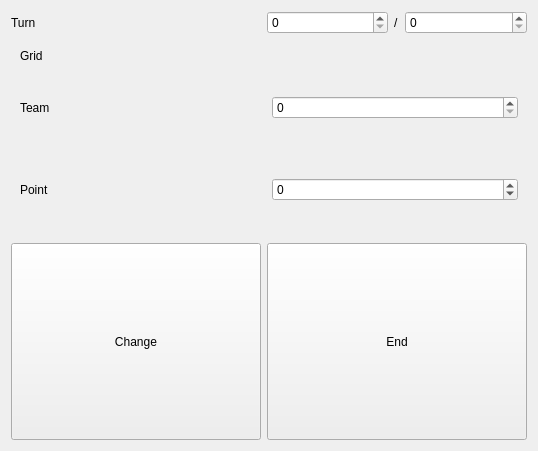
<?xml version="1.0" encoding="UTF-8"?>
<ui version="4.0">
 <class>Operator</class>
 <widget class="QWidget" name="Operator">
  <property name="geometry">
   <rect>
    <x>0</x>
    <y>0</y>
    <width>538</width>
    <height>451</height>
   </rect>
  </property>
  <property name="windowTitle">
   <string>Form</string>
  </property>
  <layout class="QGridLayout" name="gridLayout">
   <item row="2" column="2" colspan="3">
    <widget class="QPushButton" name="endButton">
     <property name="sizePolicy">
      <sizepolicy hsizetype="Preferred" vsizetype="Expanding">
       <horstretch>1</horstretch>
       <verstretch>0</verstretch>
      </sizepolicy>
     </property>
     <property name="text">
      <string>End</string>
     </property>
    </widget>
   </item>
   <item row="0" column="3">
    <widget class="QLabel" name="label_2">
     <property name="sizePolicy">
      <sizepolicy hsizetype="Fixed" vsizetype="Preferred">
       <horstretch>0</horstretch>
       <verstretch>0</verstretch>
      </sizepolicy>
     </property>
     <property name="text">
      <string>/</string>
     </property>
    </widget>
   </item>
   <item row="0" column="4">
    <widget class="QSpinBox" name="maxTurnBox">
     <property name="sizePolicy">
      <sizepolicy hsizetype="Preferred" vsizetype="Fixed">
       <horstretch>0</horstretch>
       <verstretch>0</verstretch>
      </sizepolicy>
     </property>
     <property name="maximum">
      <number>150</number>
     </property>
    </widget>
   </item>
   <item row="0" column="2">
    <widget class="QSpinBox" name="nowTurnBox">
     <property name="sizePolicy">
      <sizepolicy hsizetype="Preferred" vsizetype="Fixed">
       <horstretch>0</horstretch>
       <verstretch>0</verstretch>
      </sizepolicy>
     </property>
     <property name="maximum">
      <number>150</number>
     </property>
    </widget>
   </item>
   <item row="1" column="0" colspan="5">
    <widget class="QStackedWidget" name="stackedWidget">
     <property name="sizePolicy">
      <sizepolicy hsizetype="Preferred" vsizetype="Preferred">
       <horstretch>0</horstretch>
       <verstretch>0</verstretch>
      </sizepolicy>
     </property>
     <widget class="QWidget" name="grid">
      <property name="layoutDirection">
       <enum>Qt::LeftToRight</enum>
      </property>
      <layout class="QGridLayout" name="gridLayout_2">
       <item row="2" column="0">
        <widget class="QLabel" name="teamLabel">
         <property name="sizePolicy">
          <sizepolicy hsizetype="Preferred" vsizetype="MinimumExpanding">
           <horstretch>0</horstretch>
           <verstretch>0</verstretch>
          </sizepolicy>
         </property>
         <property name="text">
          <string>Team</string>
         </property>
        </widget>
       </item>
       <item row="3" column="0">
        <widget class="QLabel" name="pointLabel">
         <property name="sizePolicy">
          <sizepolicy hsizetype="Preferred" vsizetype="MinimumExpanding">
           <horstretch>0</horstretch>
           <verstretch>0</verstretch>
          </sizepolicy>
         </property>
         <property name="text">
          <string>Point</string>
         </property>
        </widget>
       </item>
       <item row="3" column="1">
        <widget class="QSpinBox" name="pointBox">
         <property name="minimum">
          <number>-16</number>
         </property>
         <property name="maximum">
          <number>16</number>
         </property>
        </widget>
       </item>
       <item row="2" column="1">
        <widget class="QSpinBox" name="teamBox">
         <property name="sizePolicy">
          <sizepolicy hsizetype="Minimum" vsizetype="Fixed">
           <horstretch>0</horstretch>
           <verstretch>0</verstretch>
          </sizepolicy>
         </property>
         <property name="maximum">
          <number>2</number>
         </property>
        </widget>
       </item>
       <item row="0" column="0">
        <widget class="QLabel" name="gridLabel">
         <property name="sizePolicy">
          <sizepolicy hsizetype="Preferred" vsizetype="Maximum">
           <horstretch>0</horstretch>
           <verstretch>0</verstretch>
          </sizepolicy>
         </property>
         <property name="text">
          <string>Grid</string>
         </property>
        </widget>
       </item>
      </layout>
     </widget>
     <widget class="QWidget" name="agent">
      <layout class="QGridLayout" name="gridLayout_3">
       <item row="1" column="4">
        <widget class="QLabel" name="yLabel">
         <property name="sizePolicy">
          <sizepolicy hsizetype="Fixed" vsizetype="MinimumExpanding">
           <horstretch>0</horstretch>
           <verstretch>0</verstretch>
          </sizepolicy>
         </property>
         <property name="text">
          <string>y</string>
         </property>
        </widget>
       </item>
       <item row="1" column="6">
        <widget class="QSpinBox" name="yBox">
         <property name="sizePolicy">
          <sizepolicy hsizetype="Preferred" vsizetype="Fixed">
           <horstretch>0</horstretch>
           <verstretch>0</verstretch>
          </sizepolicy>
         </property>
        </widget>
       </item>
       <item row="0" column="0">
        <widget class="QLabel" name="agentLabel">
         <property name="sizePolicy">
          <sizepolicy hsizetype="Fixed" vsizetype="Fixed">
           <horstretch>0</horstretch>
           <verstretch>0</verstretch>
          </sizepolicy>
         </property>
         <property name="text">
          <string>Agent</string>
         </property>
        </widget>
       </item>
       <item row="1" column="2">
        <widget class="QSpinBox" name="xBox">
         <property name="sizePolicy">
          <sizepolicy hsizetype="Preferred" vsizetype="Fixed">
           <horstretch>0</horstretch>
           <verstretch>0</verstretch>
          </sizepolicy>
         </property>
        </widget>
       </item>
       <item row="1" column="1">
        <widget class="QLabel" name="xLabel">
         <property name="sizePolicy">
          <sizepolicy hsizetype="Fixed" vsizetype="MinimumExpanding">
           <horstretch>0</horstretch>
           <verstretch>0</verstretch>
          </sizepolicy>
         </property>
         <property name="text">
          <string>x</string>
         </property>
        </widget>
       </item>
       <item row="1" column="3">
        <spacer name="horizontalSpacer">
         <property name="orientation">
          <enum>Qt::Horizontal</enum>
         </property>
         <property name="sizeType">
          <enum>QSizePolicy::Fixed</enum>
         </property>
         <property name="sizeHint" stdset="0">
          <size>
           <width>40</width>
           <height>20</height>
          </size>
         </property>
        </spacer>
       </item>
      </layout>
     </widget>
    </widget>
   </item>
   <item row="2" column="0" colspan="2">
    <widget class="QPushButton" name="changeButton">
     <property name="sizePolicy">
      <sizepolicy hsizetype="Preferred" vsizetype="Expanding">
       <horstretch>1</horstretch>
       <verstretch>0</verstretch>
      </sizepolicy>
     </property>
     <property name="text">
      <string>Change</string>
     </property>
    </widget>
   </item>
   <item row="0" column="0">
    <widget class="QLabel" name="turnLabel">
     <property name="sizePolicy">
      <sizepolicy hsizetype="Preferred" vsizetype="Preferred">
       <horstretch>0</horstretch>
       <verstretch>0</verstretch>
      </sizepolicy>
     </property>
     <property name="text">
      <string>Turn</string>
     </property>
    </widget>
   </item>
  </layout>
 </widget>
 <resources/>
 <connections/>
</ui>
